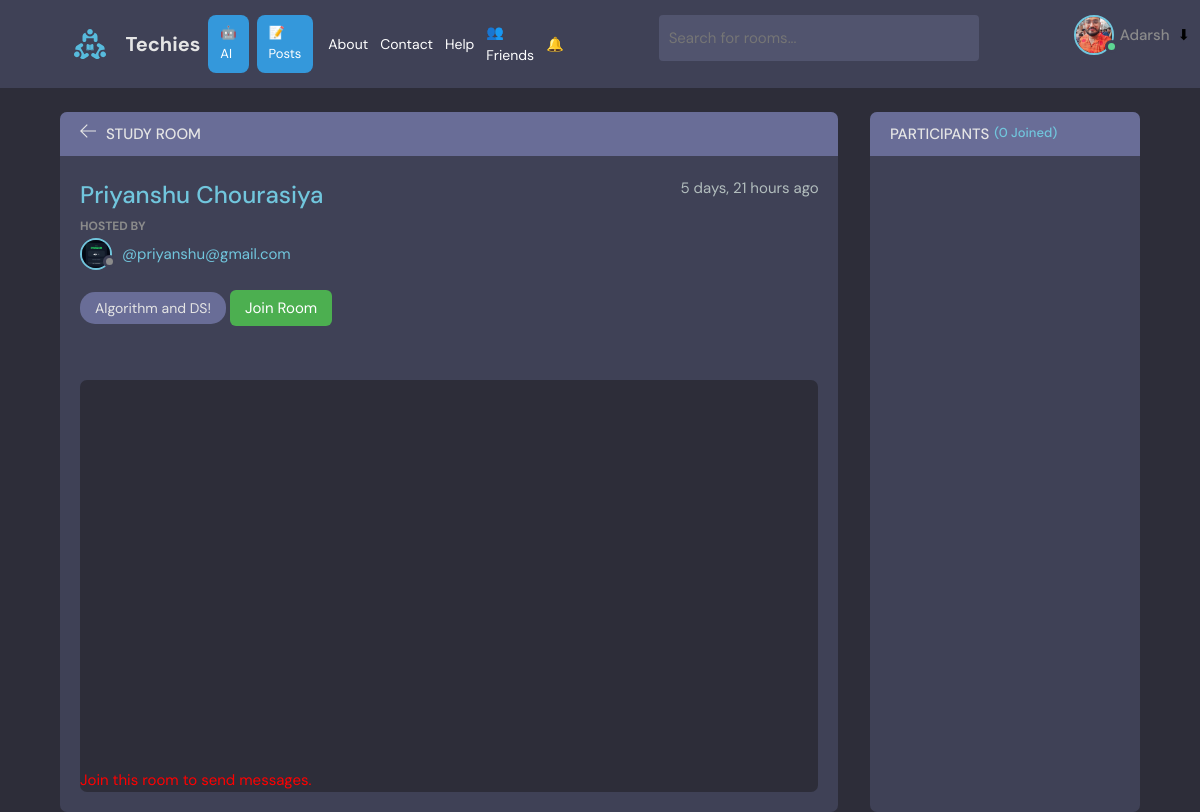
Page /room/28/ (signed in) on the earlier database version.
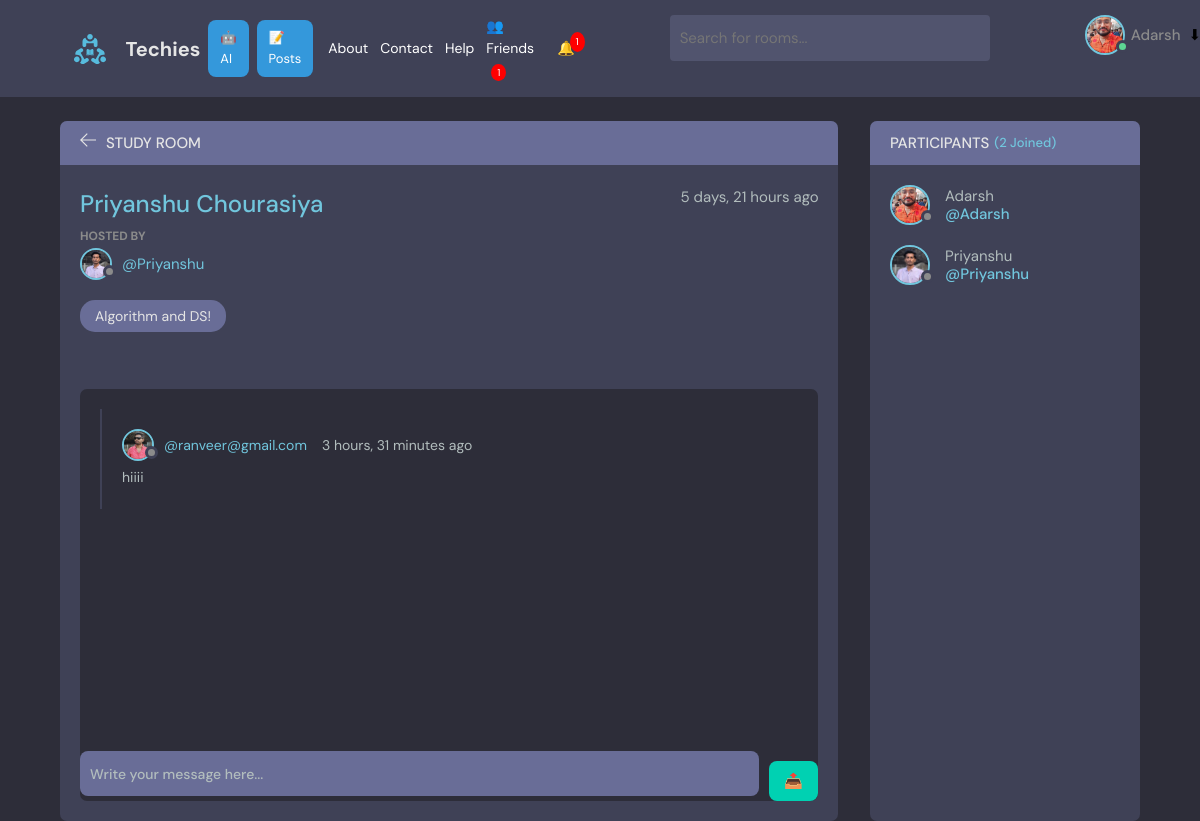
Same page on the later database version.
### base/models.py (models this page shows, shortened)
class Room(models.Model):
    host = models.ForeignKey(User, on_delete=models.CASCADE, null=True)
    topic = models.ForeignKey(Topic, on_delete=models.SET_NULL, null=True)
    name = models.CharField(max_length=200)
    description = models.TextField(null=True, blank=True)
    participants = models.ManyToManyField(
        User, related_name='participants', blank=True
    )
    update = models.DateTimeField(auto_now=True)
    created = models.DateTimeField(auto_now_add=True)
    class Meta:
        ordering = ['-update', '-created']

class User(AbstractUser):
    name = models.CharField(max_length=200, null=True)
    email = models.EmailField(unique=True, null=True)
    bio = models.TextField(null=True)
    avatar = models.ImageField(null=True, default="avatar.svg")
    friends = models.ManyToManyField("self", blank=True)
    USERNAME_FIELD = 'email'
    REQUIRED_FIELDS = []

class Topic(models.Model):
    name = models.CharField(max_length=200)
    def __str__(self):
        return self.name

class Message(models.Model):
    user = models.ForeignKey(User, on_delete=models.CASCADE)
    room = models.ForeignKey(Room, on_delete=models.CASCADE)
    body = models.TextField()
    updated = models.DateTimeField(auto_now=True)
    created = models.DateTimeField(auto_now_add=True)
    class Meta:
        ordering = ['-updated', '-created']

### base/views.py (the view, shortened to what this page needs)
# urls.py: path('room/<str:pk>/', views.room, name='room'),
@login_required(login_url='login')
def room(request, pk):
    room = Room.objects.get(id=pk)
    messages_room = room.message_set.all().order_by('-created')
    participants = room.participants.all()
    return render(request, 'base/room.html', {
        'room': room,
        'roomMessages': messages_room,
        'participants': participants
    })

### base/context_processors.py (called while the page is built)
def notification_count(request):
    if request.user.is_authenticated:
        count = FriendRequest.objects.filter(
            receiver=request.user,
            accepted=False
        ).count()
        return {'pending_requests_count': count}
    return {'pending_requests_count': 0}

### base/templates/base/room.html (shortened to what this page needs)
{% extends 'main.html' %}
{% block content %}
<main class="profile-page layout layout--2">
  <div class="container">
    <div class="room">
      <div class="room__top">
        <div class="room__topLeft">
          <a href="{% url 'home' %}">
            <svg xmlns="http://www.w3.org/2000/svg" width="32" height="32" viewBox="0 0 32 32">
              <path d="M13.723 2.286l-13.723 13.714 13.719 13.714 1.616-1.611-10.96-10.96h27.625v-2.286h-27.625l10.965-10.965-1.616-1.607z"/>
            </svg>
          </a>
          <h3>Study Room</h3>
        </div>
      </div>
      <div class="room__box scroll">
        <div class="room__header scroll">
          <div class="room__info">
            <h3>{{room.name}}</h3>
            <span>{{room.created|timesince}} ago</span>
          </div>
          <div class="room__hosted">
            <p>Hosted By</p>
            <a href="{% url 'user-profile' room.host.id %}" class="room__author">
              <div class="avatar avatar--small">
                <img src="{{room.host.avatar.url}}" />
              </div>
              <span>@{{room.host.username}}</span>
            </a>
          </div>
          <span class="room__topics">{{room.topic}}</span>
          {% if request.user not in participants %}
            <a href="{% url 'join-room' room.id %}">
              <button style="
                background:#4CAF50;
                color:white;
                padding:8px 15px;
                border:none;
                border-radius:6px;
                margin-top:10px;
                cursor:pointer;">
                Join Room
              </button>
            </a>
          {% endif %}
        </div>
        <div class="room__conversation">
          <div class="threads scroll">
            {% for message in roomMessages %}
            <div class="thread">
              <div class="thread__top">
                <div class="thread__author">
                  <a href="{% url 'user-profile' message.user.id %}" class="thread__authorInfo">
                    <div class="avatar avatar--small">
                      <img src="{{message.user.avatar.url}}" />
                    </div>
                    <span>@{{message.user.username}}</span>
                  </a>
                  <span class="thread__date">{{message.created|timesince}} ago</span>
                </div>
              </div>
              <div class="thread__details">
                {{message.body}}
              </div>
            </div>
            {% endfor %}
          </div>
        </div>
      </div>
      <div class="room__message">
        {% if request.user in participants %}
        <form method="POST" style="display:flex; gap:10px;">
          <input
            name="body"
            placeholder="Write your message here..."
            style="flex:1; padding:10px; border-radius:8px;"
          />
          <button type="submit" style="
            background:#00d1b2;
            border:none;
            padding:10px 15px;
            border-radius:8px;
            cursor:pointer;">
            📤
          </button>
        </form>
        {% else %}
          <p style="color:red;">Join this room to send messages.</p>
        {% endif %}
      </div>
    </div>
    <div class="participants">
      <h3 class="participants__top">
        Participants <span>({{participants.count}} Joined)</span>
      </h3>
      <div class="participants__list scroll">
        {% for user in participants %}
        <a href="{% url 'user-profile' user.id %}" class="participant">
          <div class="avatar avatar--medium">
            <img src="{{user.avatar.url}}" />
          </div>
          <p>
            {{user.username}}
            <span>@{{user.username}}</span>
          </p>
        </a>
        {% endfor %}
      </div>
    </div>
  </div>
</main>
{% endblock content %}

### templates/navbar.html (shortened to what this page needs)
{% load static %}
<header class="header header--loggedIn">
  <div class="container">
    <div class="nav-left">
      <a href="{% url 'home' %}" class="header__logo">
        <img src="{% static 'images/logo.svg' %}" />
        <h1>Techies</h1>
      </a>
      <a href="{% url 'ai' %}" class="nav-btn">🤖 AI</a>
      <a href="{% url 'posts' %}" class="nav-btn">📝 Posts</a>
      <div class="nav-links">
  <a href="{% url 'about' %}">About</a>
  <a href="{% url 'contact' %}">Contact</a>
  <a href="{% url 'help' %}">Help</a>
  <a href="{% url 'friends' %}" style="position:relative;">
    👥 Friends
    {% if pending_requests_count > 0 %}
      <span style="
        background:red;
        color:white;
        font-size:10px;
        padding:2px 6px;
        border-radius:50%;
        margin-left:5px;
      ">
        {{ pending_requests_count }}
      </span>
    {% endif %}
  </a>
  <a href="{% url 'notifications' %}" style="position:relative;">
    🔔
    {% if pending_requests_count > 0 %}
      <span style="
        position:absolute;
        top:-5px;
        right:-10px;
        background:red;
        color:white;
        font-size:10px;
        padding:2px 6px;
        border-radius:50%;
      ">
        {{ pending_requests_count }}
      </span>
    {% endif %}
  </a>
</div>
    </div>
    <form class="header__search" method="GET" action="{% url 'home' %}">
      <label>
        <input name="q" placeholder="Search for rooms..." />
      </label>
    </form>
    <nav class="header__menu">
  {% if request.user.is_authenticated %}
  <div class="header__user" style="display:flex; align-items:center; gap:8px;">
    <a href="{% url 'user-profile' request.user.id %}" style="display:flex; align-items:center; gap:6px;">
      <div class="avatar avatar--medium active">
        <img src="{{request.user.avatar.url}}" />
      </div>
      <p>{{request.user.username}}</p>
    </a>
    <button class="dropdown-button" style="background:none; border:none; cursor:pointer;">
      ⬇
    </button>
  </div>
  {% else %}
  <a href="{% url 'login' %}">
    <p>Login</p>
  </a>
  {% endif %}
</nav>
  </div>
</header>

Differences in the rows shown:
now on one of the page's lists (row edited): User: username "Adarsh"
changed through a linked row, Room "Priyanshu Chourasiya": host.avatar: a different picture; host.username "priyanshu@gmail.com" → "Priyanshu"
added Message: user.avatar (picture), user.username "ranveer@gmail.com", created "3 hours, 31 minutes", body "hiiii"
now on this page (row edited): User: avatar (picture), username "Priyanshu"
Other differences:
{{ pending_requests_count }}: (not shown) → "1"
{{ participants.count }}: "0" → "2"
text no longer shown: "Join Room Join this room to send messages."
